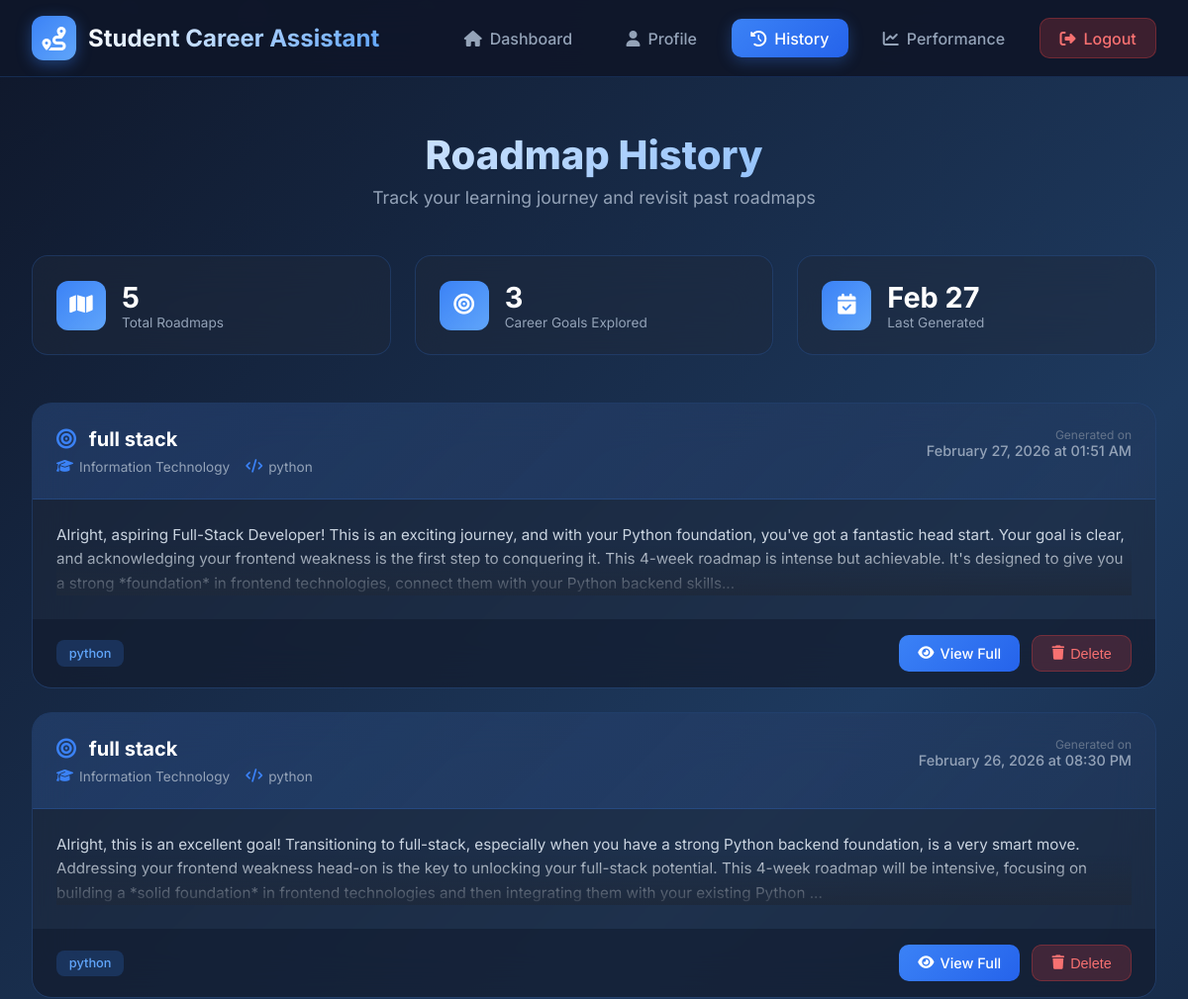
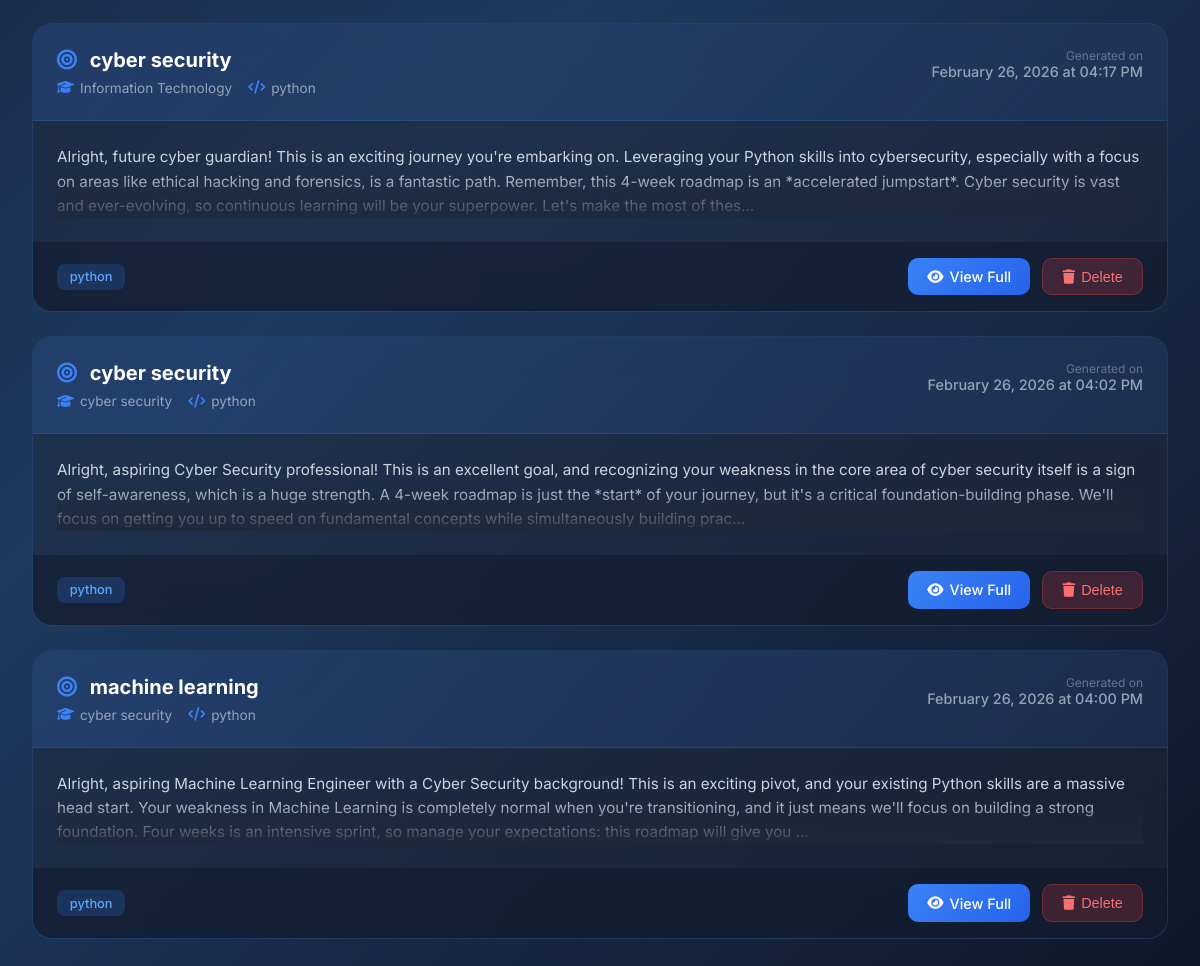
The page /history (signed in) on the database its author committed (2 pictures, top to bottom).
### models.py (models this page shows)
class RoadmapHistory(db.Model):
    id = db.Column(db.Integer, primary_key=True)
    user_id = db.Column(db.Integer, db.ForeignKey('user.id'), nullable=False)
    skills = db.Column(db.Text, nullable=False)
    goal = db.Column(db.String(200), nullable=False)
    weakness = db.Column(db.Text)
    branch = db.Column(db.String(50))
    roadmap_text = db.Column(db.Text, nullable=False)
    created_at = db.Column(db.DateTime, default=datetime.utcnow)
    def formatted_date(self):
        return self.created_at.strftime("%B %d, %Y at %I:%M %p")

### app.py (the view)
@app.route("/history")
def history():
    if "user" not in session:
        return redirect("/login")
    user = User.query.get(session["user"])
    roadmaps = RoadmapHistory.query.filter_by(user_id=user.id).order_by(RoadmapHistory.created_at.desc()).all()
    return render_template("history.html", user=user, roadmaps=roadmaps)

### app.py (called while the page is built, shortened)
def _init_db():
    global _db_initialised
    if _db_initialised:
        return

@app.before_request
def before_request():
    _init_db()

### templates/history.html (shortened to what this page needs)
<!DOCTYPE html>
<html lang="en">
<head>
    <link rel="stylesheet" href="https://cdnjs.cloudflare.com/ajax/libs/font-awesome/6.4.0/css/all.min.css">
</head>
<body>
    <div class="bg-animation">
    </div>
    <nav class="navbar">
        <div class="nav-content">
            <a href="/dashboard" class="logo">
                <div class="logo-icon">
                    <i class="fas fa-route"></i>
                </div>
                <span class="logo-text">Student Career Assistant</span>
            </a>
            <div class="nav-links">
                <a href="/dashboard" class="nav-link">
                    <i class="fas fa-home"></i>
                    Dashboard
                </a>
                <a href="/profile" class="nav-link">
                    <i class="fas fa-user"></i>
                    Profile
                </a>
                <a href="/history" class="nav-link active">
                    <i class="fas fa-history"></i>
                    History
                </a>
                <a href="/performance" class="nav-link">
                    <i class="fas fa-chart-line"></i>
                    Performance
                </a>
                <a href="/logout" class="nav-link logout-btn">
                    <i class="fas fa-sign-out-alt"></i>
                    Logout
                </a>
            </div>
        </div>
    </nav>
    <main class="main-content">
        <div class="container">
            <div class="page-header">
                <h1 class="page-title">Roadmap History</h1>
                <p class="page-subtitle">Track your learning journey and revisit past roadmaps</p>
            </div>
            <div class="stats-bar">
                <div class="stat-card">
                    <div class="stat-icon">
                        <i class="fas fa-map"></i>
                    </div>
                    <div class="stat-info">
                        <div class="stat-value">{{ roadmaps|length }}</div>
                        <div class="stat-label">Total Roadmaps</div>
                    </div>
                </div>
                <div class="stat-card">
                    <div class="stat-icon">
                        <i class="fas fa-bullseye"></i>
                    </div>
                    <div class="stat-info">
                        <div class="stat-value">
                            {% set goals = [] %}
                            {{ goals|length }}
                        </div>
                        <div class="stat-label">Career Goals Explored</div>
                    </div>
                </div>
                <div class="stat-card">
                    <div class="stat-icon">
                        <i class="fas fa-calendar-check"></i>
                    </div>
                    <div class="stat-info">
                        <div class="stat-value">
                            {% if roadmaps %}
                                {{ roadmaps[0].created_at.strftime('%b %d') }}
                            {% else %}
                                --
                            {% endif %}
                        </div>
                        <div class="stat-label">Last Generated</div>
                    </div>
                </div>
            </div>
            {% if roadmaps %}
            <div class="roadmap-grid">
                {% for rm in roadmaps %}
                <div class="roadmap-card">
                    <div class="roadmap-header">
                        <div>
                            <h3 class="roadmap-title">
                                <i class="fas fa-bullseye" style="color: #3b82f6; margin-right: 8px;"></i>
                                {{ rm.goal }}
                            </h3>
                            <div class="roadmap-meta">
                                <span class="meta-item">
                                    <i class="fas fa-graduation-cap"></i>
                                    {{ rm.branch or 'General' }}
                                </span>
                                <span class="meta-item">
                                    <i class="fas fa-code"></i>
                                    {{ rm.skills[:50] }}{% if rm.skills|length > 50 %}...{% endif %}
                                </span>
                            </div>
                        </div>
                        <div class="roadmap-date">
                            <div class="date-label">Generated on</div>
                            <div class="date-value">{{ rm.formatted_date() }}</div>
                        </div>
                    </div>
                    <div class="roadmap-body">
                        <div class="roadmap-preview">
                            {{ rm.roadmap_text[:400] }}...
                        </div>
                    </div>
                    <div class="roadmap-footer">
                        <div class="tag-list">
                            {% for skill in rm.skills.split(',')[:3] %}
                            <span class="tag">{{ skill.strip() }}</span>
                            {% endfor %}
                        </div>
                        <div class="action-buttons">
                            <a href="/roadmap/{{ rm.id }}" class="action-btn view-btn">
                                <i class="fas fa-eye"></i>
                                View Full
                            </a>
                            <form action="/roadmap/delete/{{ rm.id }}" method="POST" style="display: inline;" onsubmit="return confirm('Are you sure you want to delete this roadmap?');">
                                <button type="submit" class="action-btn delete-btn">
                                    <i class="fas fa-trash"></i>
                                    Delete
                                </button>
                            </form>
                        </div>
                    </div>
                </div>
                {% endfor %}
            </div>
            {% endif %}
        </div>
    </main>
</body>
</html>

### rows shown on the page
RoadmapHistory: created_at "Feb 27", goal "full stack", branch "Information Technology", skills "python", formatted_date "February 27, 2026 at 01:51 AM", roadmap_text "Alright, aspiring Full-Stack Developer! This is an exciting journey, and with your Python foundation, you've got a fantastic head start. Your goal is clear, and acknowledging your frontend weakness is the first step to conquering it. This 4-week roadmap is intense but achievable. It's designed to give you a strong *foundation* in frontend technologies, connect them with your Python backend skills", strip "python"
RoadmapHistory: goal "full stack", branch "Information Technology", skills "python", formatted_date "February 26, 2026 at 08:30 PM", roadmap_text "Alright, this is an excellent goal! Transitioning to full-stack, especially when you have a strong Python backend foundation, is a very smart move. Addressing your frontend weakness head-on is the key to unlocking your full-stack potential. This 4-week roadmap will be intensive, focusing on building a *solid foundation* in frontend technologies and then integrating them with your existing Python", strip "python"
RoadmapHistory: goal "cyber security", branch "Information Technology", skills "python", formatted_date "February 26, 2026 at 04:17 PM", roadmap_text "Alright, future cyber guardian! This is an exciting journey you're embarking on. Leveraging your Python skills into cybersecurity, especially with a focus on areas like ethical hacking and forensics, is a fantastic path. Remember, this 4-week roadmap is an *accelerated jumpstart*. Cyber security is vast and ever-evolving, so continuous learning will be your superpower. Let's make the most of thes", strip "python"
RoadmapHistory: goal "cyber security", branch "cyber security", skills "python", formatted_date "February 26, 2026 at 04:02 PM", roadmap_text "Alright, aspiring Cyber Security professional! This is an excellent goal, and recognizing your weakness in the core area of cyber security itself is a sign of self-awareness, which is a huge strength. A 4-week roadmap is just the *start* of your journey, but it's a critical foundation-building phase. We'll focus on getting you up to speed on fundamental concepts while simultaneously building prac", strip "python"
RoadmapHistory: goal "machine learning", branch "cyber security", skills "python", formatted_date "February 26, 2026 at 04:00 PM", roadmap_text "Alright, aspiring Machine Learning Engineer with a Cyber Security background! This is an exciting pivot, and your existing Python skills are a massive head start. Your weakness in Machine Learning is completely normal when you're transitioning, and it just means we'll focus on building a strong foundation. Four weeks is an intensive sprint, so manage your expectations: this roadmap will give you", strip "python"

### other values the page prints
{{ roadmaps|length }} "5"
{{ goals|length }} "3"
